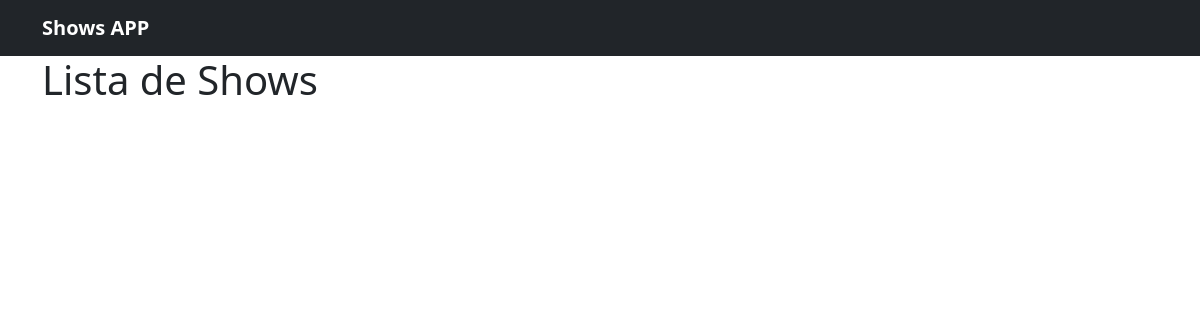
/shows/, run on an earlier commit of the app's database.
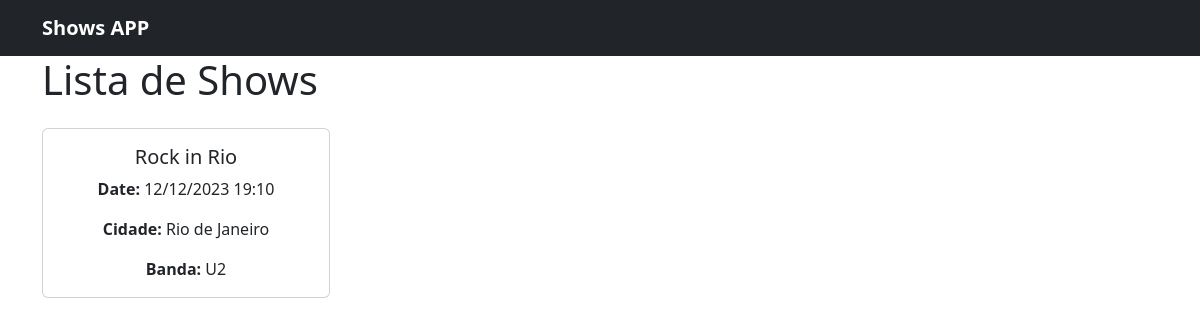
And on a later commit of the database.
### shows_app/models.py (models this page shows, shortened)
class Show(models.Model):
    name = models.CharField(max_length=100)
    date = models.DateTimeField()
    city = models.ForeignKey(City, on_delete=models.CASCADE)
    band = models.ForeignKey(Band, on_delete=models.CASCADE)

class City(models.Model):
    name = models.CharField(max_length=100)
    state = models.CharField(max_length=100)
    def __str__(self):
        return self.name

class Band(models.Model):
    name = models.CharField(max_length=100)
    genre = models.CharField(max_length=100)
    def __str__(self):
        return self.name

### shows_app/views.py (the view)
# urls.py: path('shows/', home_show),
def home_show(request):
    shows = Show.objects.all()
    return render(request, 'shows/index.html', {'shows': shows})

### shows_app/templates/shows/index.html (shortened to what this page needs)
{% extends 'base.html' %}
{% block content %}
  <div class="container">
    <h1>Lista de Shows</h1>
    <div class="row">
      {% for show in shows %}
      <div class="col-3">
        <div class="card mt-3" style="width: 18rem;">
          <div class="card-body text-center">
            <h5 class="card-title">{{ show.name }}</h5>
            <p class="card-text">
                <b>Date: </b> {{ show.date|date:"d/m/Y H:i" }}
            </p>
            <p class="card-text">
                <b>Cidade: </b> {{ show.city }}
            </p>
            <p class="card-text">
                <b>Banda: </b> {{ show.band }}
            </p>
          </div>
        </div>
      </div>
      {% endfor %}
{% endblock %}

### shows_app/templates/base.html (shortened to what this page needs)
<!DOCTYPE html>
<html lang="en">
    <head>
        <link href="https://cdn.jsdelivr.net/npm/bootstrap@5.3.2/dist/css/bootstrap.min.css" rel="stylesheet"
>
    </head>
    <body>
        <header>
            <div class="navbar navbar-dark bg-dark box-shadow">
                <div class="container d-flex justify-content-between">
                    <a href="/home" class="navbar-brand d-flex align-items-center">
                        <strong>Shows APP</strong>
                    </a>
                </div>
            </div>
        </header>
        <main>
            {% block content %}{% endblock %}
        </main>
    </body>
</html>

What changed in the data, as far as the page shows it:
added Show: name "Rock in Rio", date "12/12/2023 19:10", city "Rio de Janeiro", band "U2"
